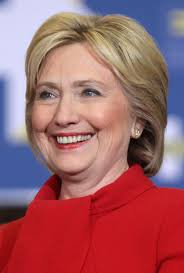
#> input picture Hillary.jpg, 184 x 273 px
$ python liveFacesAndEyes.py --input Hillary.jpg
#> lines starting #> are read from the running program, lines starting #| are printed output that depends on the picture; after the words box and inside, x2 and y2 are one past the last pixel; in counts of white or black regions, pixels touching at a corner belong together
import cv2
import sys
import os
import argparse

# 1. Setup Argument Parser for CLI input
def main():
    parser = argparse.ArgumentParser(description="CLI Face and Eye Detector")
    parser.add_argument("--input", required=True, help="Path to the input image file")
    parser.add_argument("--output", default="output_detected.jpg", help="Path to save the processed image")
    args = parser.parse_args()

    # 2. Use robust paths for Cascades (Points to OpenCV's internal library files)
    cascade_face = cv2.data.haarcascades + 'haarcascade_frontalface_default.xml'
    cascade_eye = cv2.data.haarcascades + 'haarcascade_eye.xml'

    face_classifier = cv2.CascadeClassifier(cascade_face)
    eye_classifier = cv2.CascadeClassifier(cascade_eye)

    # 3. Load the image provided via CLI
    if not os.path.exists(args.input):
        print(f"Error: File '{args.input}' not found.")
        sys.exit(1)

    image = cv2.imread(args.input)
#> image is the input picture: shape (273, 184, 3); mean B, G, R 104.2, 98.1, 159.7
    if image is None:
        print("Error: Could not decode image.")
        sys.exit(1)

    # 4. Processing Logic (Grayscale + Detection)
    gray = cv2.cvtColor(image, cv2.COLOR_BGR2GRAY)
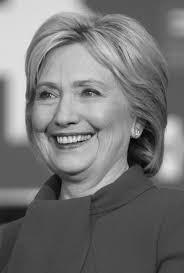
#> gray: shape (273, 184); min 3, max 237, mean 117.2
    faces = face_classifier.detectMultiScale(gray, 1.2, 5)
#> faces = [[9, 48, 120, 120]]

    if len(faces) == 0:
        print("No faces detected.")
    else:
        print(f"Detected {len(faces)} face(s). Processing...")
#> (printed output is left out)

    for (x, y, w, h) in faces:
        # Draw Face Rectangle
        cv2.rectangle(image, (x, y), (x+w, y+h), (0, 0, 0), 3)

        # Region of Interest (ROI) for eyes within the face
        area_gray = gray[y:y+h, x:x+w]
        area_original = image[y:y+h, x:x+w]

        eyes = eye_classifier.detectMultiScale(area_gray)
        for (ex, ey, ew, eh) in eyes:
            # Draw Eye Rectangles
            cv2.rectangle(area_original, (ex, ey), (ex+ew, ey+eh), (0, 255, 0), 2)
#> this loop made 1 pass
#> (x, y, w, h, eyes) on pass 1: (9, 48, 120, 120, [[63, 31, 28, 28], [24, 33, 27, 27]])
#> pass 1, in main, `area_gray = gray[y:y+h, x:x+w]`:
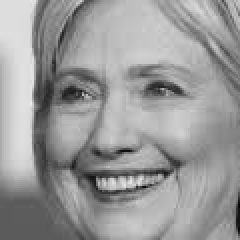
#> area_gray: shape (120, 120) (shown 2 times larger); min 5, max 237, mean 153.2
#> pass 1, in main, `area_original = image[y:y+h, x:x+w]`:
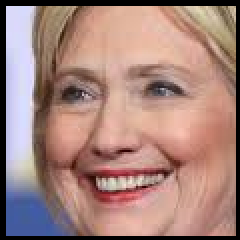
#> area_original: shape (120, 120, 3) (shown 2 times larger); mean B, G, R 124.1, 131.5, 165.7
#> after the loop:
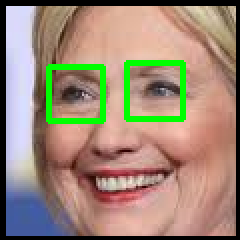
#> area_original: shape (120, 120, 3) (shown 2 times larger); 4.53% of pixels changed, all inside (x1, y1, x2, y2) = (23, 30, 93, 62)
#> after the loop:
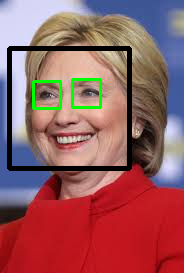
#> image: shape (273, 184, 3); 6.05% of pixels changed, all inside (x1, y1, x2, y2) = (7, 46, 132, 171)

    # 5. Save the output (Crucial for CLI environments)
    cv2.imwrite(args.output, image)
    print(f"Success! Processed image saved as: {args.output}")

if __name__ == "__main__":
    main()

$ run again, on children.jpg
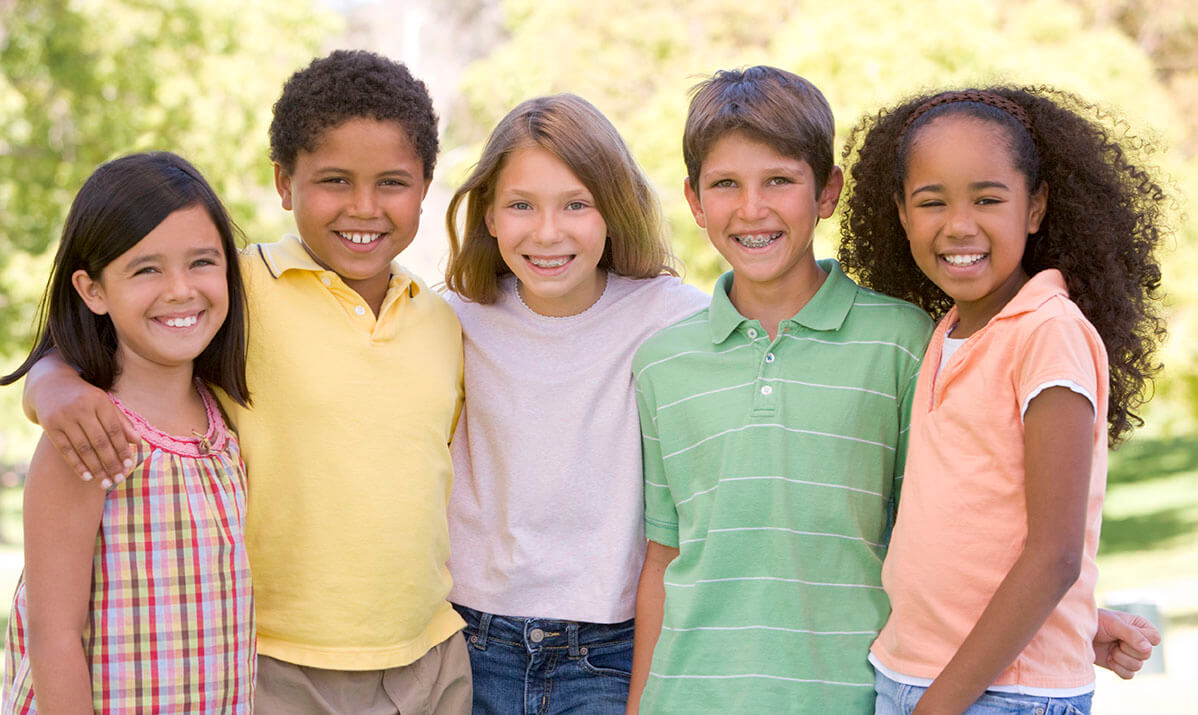
#> input picture children.jpg, 1198 x 715 px
#> in main, image is the input picture: shape (715, 1198, 3); mean B, G, R 139.4, 166.9, 186.6
#> in main, `gray = cv2.cvtColor(image, cv2.COLOR_BGR2GRAY)`:
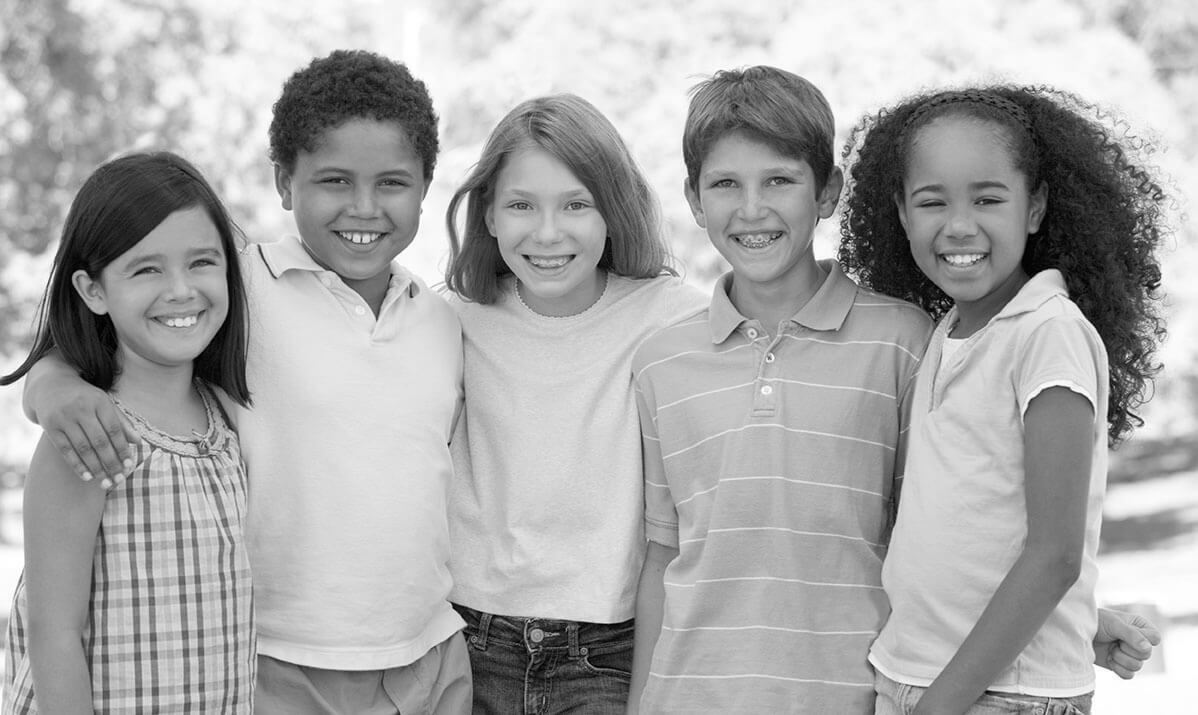
#> gray: shape (715, 1198); min 0, max 255, mean 169.7
#> faces = [[681, 130, 137, 137], [287, 122, 151, 151], [481, 156, 132, 132], [880, 135, 155, 155], [108, 214, 135, 135]]
#> (printed output is left out)
#> the loop in main, `for (x, y, w, h) in faces:` made 5 passes
#> (x, y, w, h, eyes) on passes 1 to 5: (681, 130, 137, 137, [[26, 36, 36, 36], [75, 29, 42, 42]]), (287, 122, 151, 151, [[30, 39, 39, 39], [82, 40, 42, 42]]), (481, 156, 132, 132, [[77, 34, 32, 32], [20, 30, 39, 39]]), (880, 135, 155, 155, [[86, 51, 32, 32], [30, 49, 42, 42]]), (108, 214, 135, 135, [[35, 97, 22, 22], [73, 32, 36, 36], [17, 39, 37, 37]])
#> after the loop in main, `for (x, y, w, h) in faces:`:
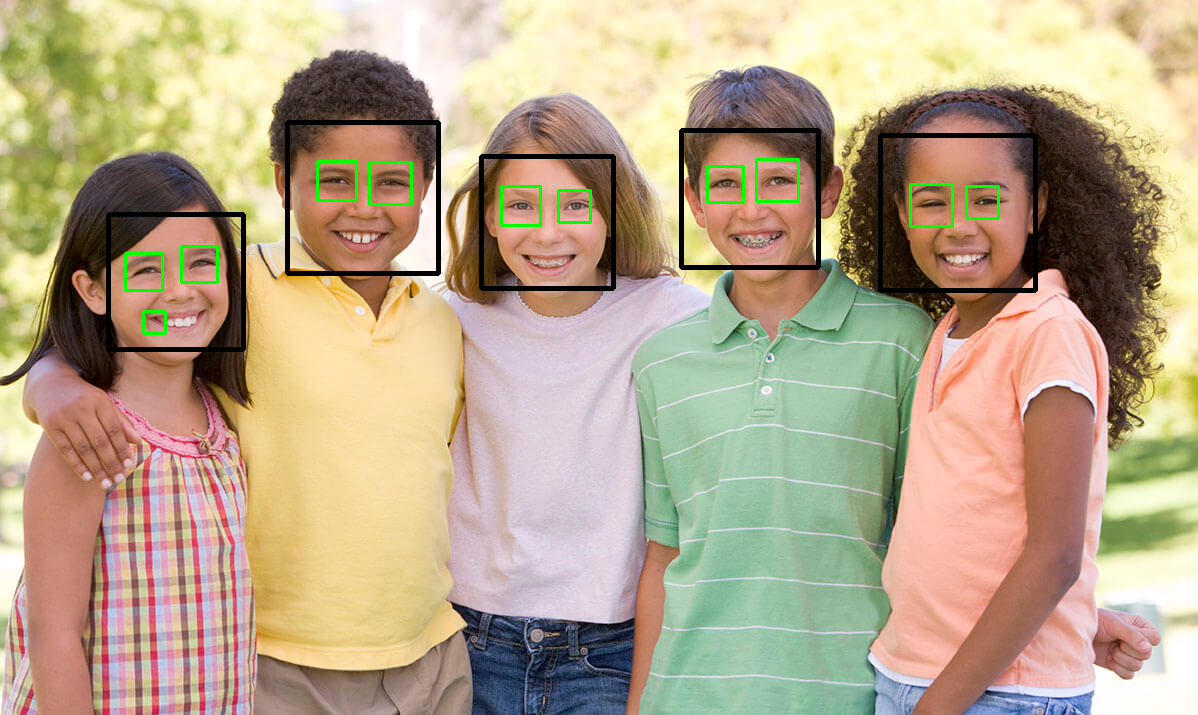
#> image: shape (715, 1198, 3); 2.2% of pixels changed, all inside (x1, y1, x2, y2) = (106, 120, 1038, 352)

$ run again, on narcos.jpg
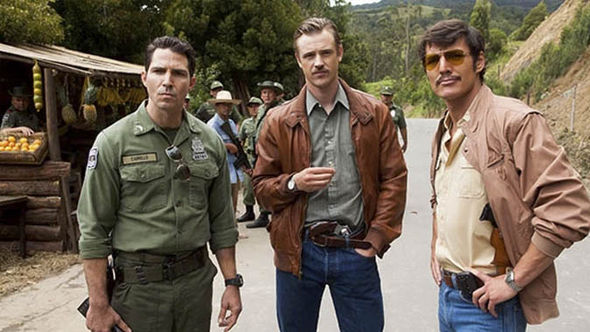
#> input picture narcos.jpg, 590 x 332 px
#> in main, image is the input picture: shape (332, 590, 3); mean B, G, R 83.7, 98.7, 110.5
#> in main, `gray = cv2.cvtColor(image, cv2.COLOR_BGR2GRAY)`:
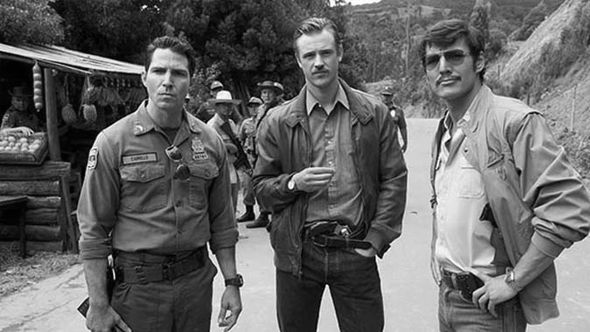
#> gray: shape (332, 590); min 0, max 255, mean 100.5
#> faces = [[291, 34, 54, 54], [140, 50, 57, 57], [414, 35, 62, 62]]
#> (printed output is left out)
#> the loop in main, `for (x, y, w, h) in faces:` made 3 passes
#> after the loop in main, `for (x, y, w, h) in faces:`:
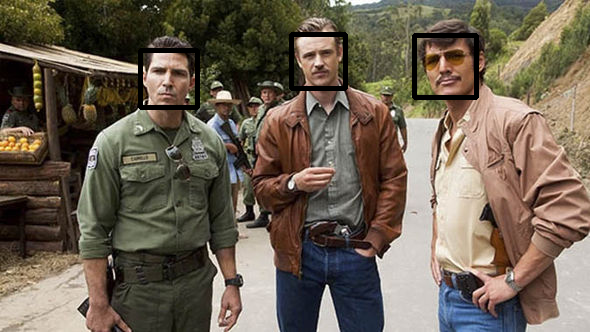
#> image: shape (332, 590, 3); 1.75% of pixels changed, all inside (x1, y1, x2, y2) = (138, 32, 479, 110)
